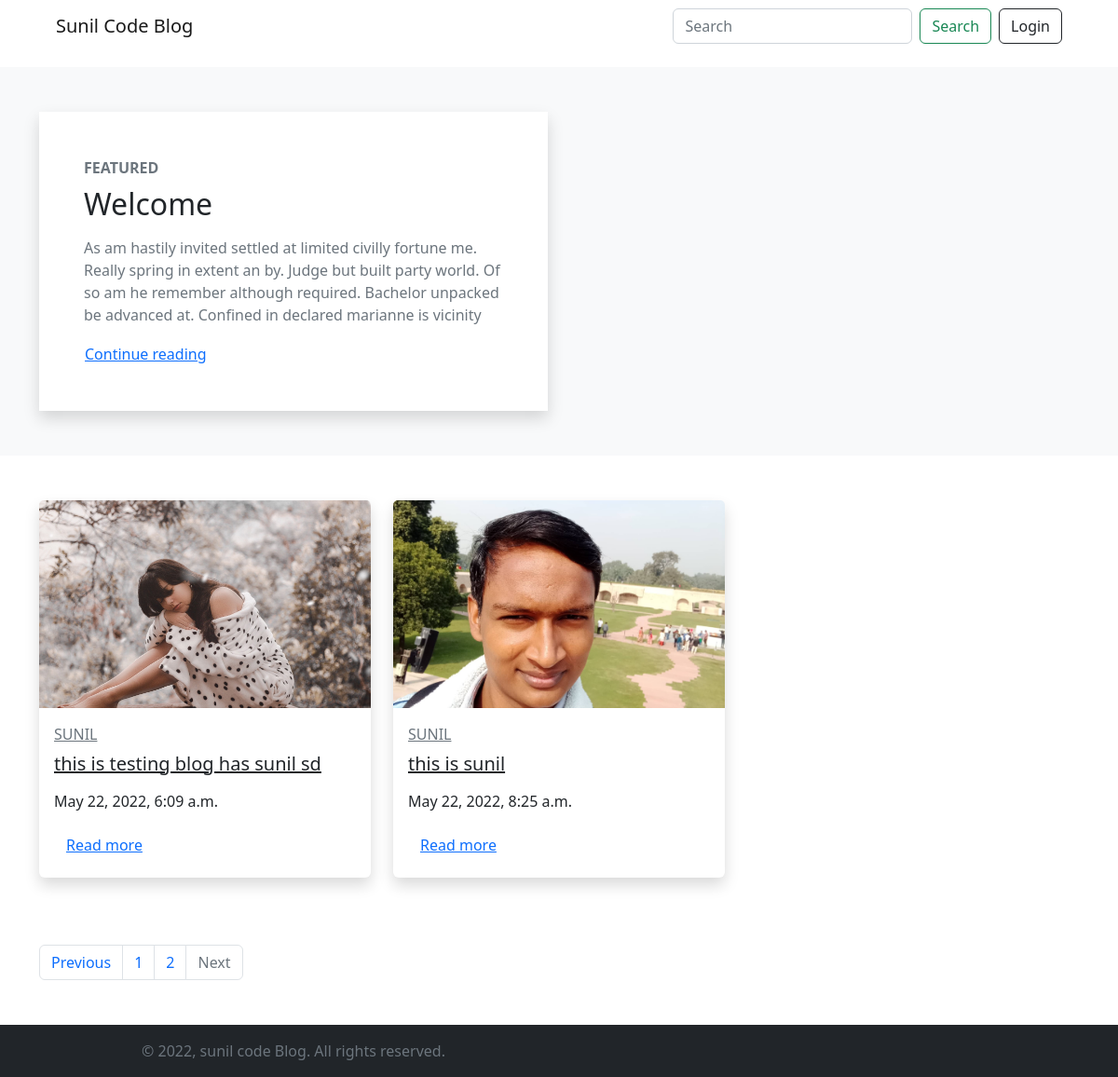
/?page=3, run on an earlier commit of the app's database.
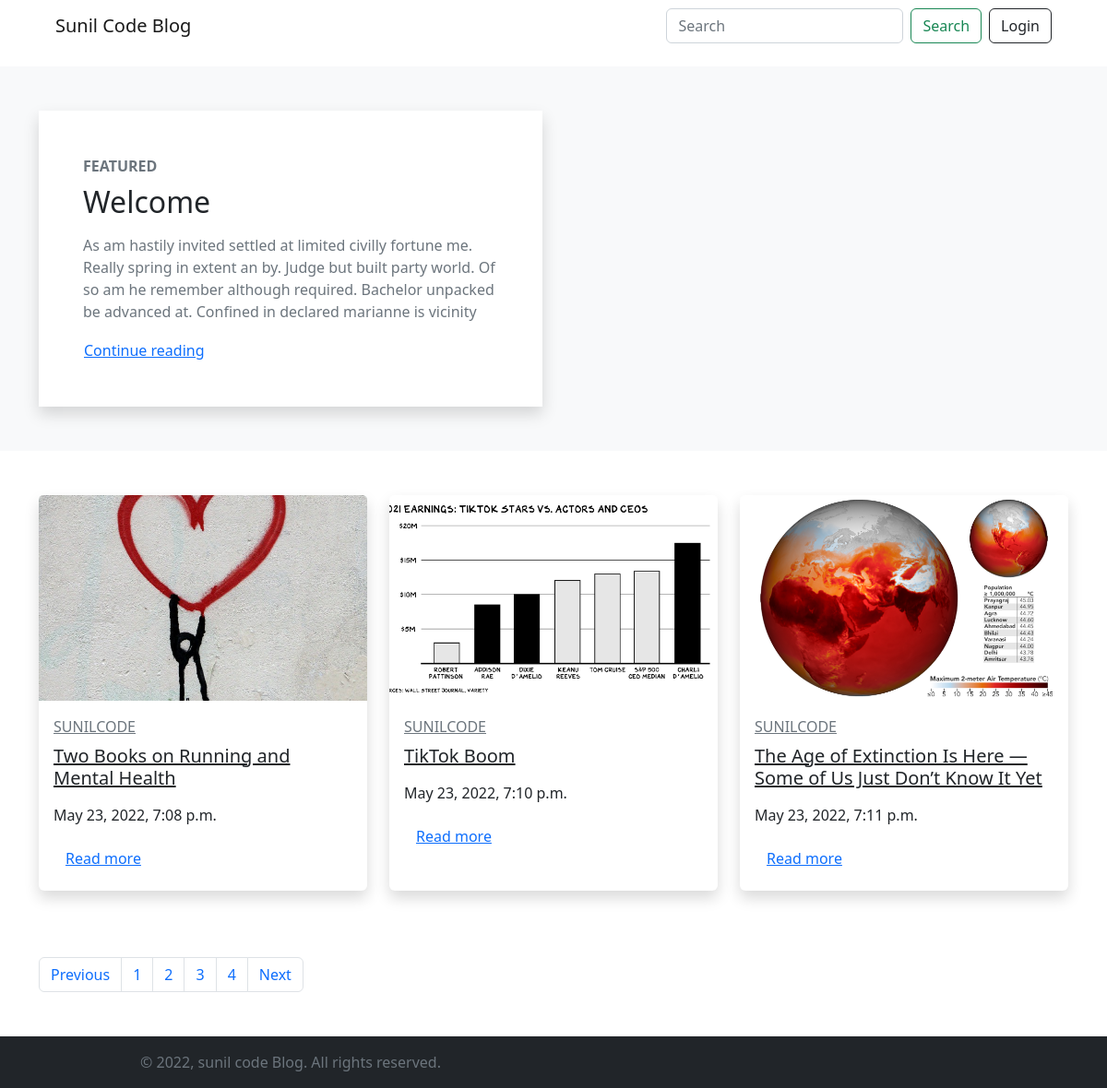
And on a later commit of the database.
### miniBlog/models.py (models this page shows, shortened)
class BlogModel(models.Model):
    title=models.CharField(max_length=1000)
    content=FroalaField()
    slug=models.SlugField(max_length=1000, null=True,  blank=True)
    image=models.ImageField(upload_to='blog')
    user=models.ForeignKey(User, null=True, blank=True ,on_delete=models.CASCADE)
    created_at=models.DateTimeField(auto_now_add=True)
    upload_to=models.DateTimeField(auto_now=True)

### miniBlog/views.py (the view)
# urls.py: 2. Add a URL to urlpatterns:  path('', views.home, name='home')
def home(request):
    blogs=BlogModel.objects.all()
    paginator=Paginator(blogs,3 )
    pages=paginator.page_range
    pageNumber=request.GET.get('page')
    finalBlogpage=paginator.get_page(pageNumber)
    context={'blogs':finalBlogpage,'pages':pages}
    return render(request,'blog/home.html',context)

### templates/blog/home.html (shortened to what this page needs)
{% extends "./base.html" %}
{% block start %}
<section class="position-relative py-5 bg-light mb-5">
  <div class="container">
    <div class="row">
      <div class="col-lg-6">
        <div class="bg-white rounded-lg shadow p-5"><strong
            class="text-uppercase text-secondary d-inline-block mb-2 text-sm">Featured</strong>
          <h2 class="mb-3">Welcome {{request.user.first_name | capfirst }}</h2>
          <p class="text-muted">As am hastily invited settled at limited civilly fortune me. Really spring in extent an
            by. Judge but built party world. Of so am he remember although required. Bachelor unpacked be advanced at.
            Confined in declared marianne is vicinity</p><a class="btn btn-link p-0" href="post.html">Continue reading
            </a>
        </div>
      </div>
    </div>
  </div>
</section>
<section class="py-6">
  <div class="container">
    <div class="row mb-5">
      {% for blog in blogs %}
      <div class="col-lg-4 col-sm-6 mb-4 hover-animate">
        <div class="card shadow border-0 h-100"><a href="{% url 'blog_detail' blog.slug %}"><img
              class=" card-img-top" src="{{blog.image.url}}" alt="..." style="object-fit:cover ; aspect-ratio: 16/ 10;" /></a>
          <div class="card-body"><a class="text-uppercase text-muted text-sm letter-spacing-2"
              href="{% url 'blog_detail' blog.slug %}">{{blog.user.username}}</a>
            <h5 class="my-2"><a class="text-dark" href="{% url 'blog_detail' blog.slug %}">{{blog.title}} </a></h5>
            <p class="text-gray-500 text-sm my-3">{{blog.created_at}}</p>
            <a class="btn btn-link pl-0" href="{% url 'blog_detail' blog.slug %}">Read more</a>
          </div>
        </div>
      </div>
      {% endfor %}
    </div>
    {% if pages %}
    <div class="mb-5 justify-content-end">
    <nav aria-label="...">
      <ul class="pagination">
        {% if blogs.has_previous %}
        <li class="page-item ">
          <a class="page-link" href="?page={{blogs.previous_page_number}}">Previous</a>
        </li>
        {% else %}
        <li class="page-item disabled">
          <a class="page-link ">Previous</a>
        </li>
        {% endif %}
        {% for page in pages %}
        <li class="page-item"><a class="page-link"  href="?page={{page}}">{{page}}</a></li>
        {% endfor %}
        {% if blogs.has_next %}
        <li class="page-item">
          <a class="page-link" href="?page={{blogs.next_page_number}}">Next</a>
        </li>
        {% else %}
        <li class="page-item disabled">
          <a class="page-link" disabled>Next</a>
        </li>
        {% endif %}
      </ul>
    </nav>
  </div>
  {% endif %}
  </div>
</section>
{% endblock %}

### templates/blog/base.html (shortened to what this page needs)
<!DOCTYPE html>
{% load static %}
<html lang="en">
<head>
  <link rel="stylesheet" href="{% static 'css/nouislider.css' %}">
  <link rel="stylesheet" href="{% static 'css/swiper.min.css' %}">
  <link rel="stylesheet" href="{% static 'css/magnific-popup.css' %}">
  <link rel="stylesheet" href="{% static 'css/style.css' %}">
  <link rel="stylesheet" href="https://cdn.jsdelivr.net/npm/bootstrap@5.2.0-beta1/dist/css/bootstrap.min.css">
</head>
<body>
  <header class="pb-5 mb-4">
    <nav class="navbar navbar-expand-lg bg-white fixed-top  px-1 px-sm-5 " id="navigation">
      <div class="container-fluid">
        <a class="navbar-brand" href="/">Sunil Code Blog</a>
        <div class="collapse navbar-collapse" id="navbarSupportedContent">
          <form class="d-flex" role="search" method="get" action="{% url 'search' %}">
            <input class="form-control me-2" type="search" placeholder="Search" aria-label="Search" name="query">
            <button class="btn btn-outline-success" type="submit">Search</button>
          </form>
          {% if not request.user.is_authenticated %}
          <div class="text-end ms-sm-2 ms-0 mt-2 mt-sm-0">
            <a href="{% url 'login' %}" type="button" class="btn btn-outline-dark d-block ">Login</a>
          </div>
          {% endif %}
        </div>
      </div>
    </nav>
  </header>
    {% block start %}
  {% endblock %}
  <footer class="position-relative z-index-10 d-print-none bg-dark ">
    <div class="py-3 font-weight-light bg-gray-800 text-secondary">
      <div class="container">
        <div class="row align-items-center">
          <div class="col-md-6 text-center text-md-left">
            <p class="text-sm mb-md-0">&copy; <span id="year"></span>, sunil code Blog. All rights reserved.</p>
          </div>
        </div>
      </div>
    </div>
  </footer>
</body>
</html>

What changed in the data, as far as the page shows it:
removed BlogModel: image (picture), user.username "SUNIL", title "this is testing blog has sunil sd", created_at "May 22, 2022, 6:09 a.m."
removed BlogModel: image (picture), user.username "SUNIL", title "this is sunil", created_at "May 22, 2022, 8:25 a.m."
added BlogModel: image (picture), user.username "SUNILCODE", title "Two Books on Running and Mental Health", created_at "May 23, 2022, 7:08 p.m."
added BlogModel: image (picture), user.username "SUNILCODE", title "TikTok Boom", created_at "May 23, 2022, 7:10 p.m."
added BlogModel: image (picture), user.username "SUNILCODE", title "The Age of Extinction Is Here — Some of Us Just Don’t Know It Yet", created_at "May 23, 2022, 7:11 p.m."
Also different on the page:
new list line: "3"
new list line: "4"
